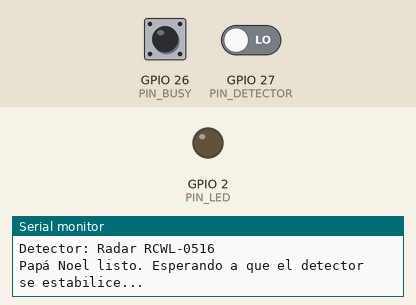
A sketch run on a simulated ESP32. Parts: output pins drawn as LEDs (lit = HIGH), the last lines printed to the serial monitor. The test bench sets the inputs (shaded band); at power-on: GPIO 27 (PIN_DETECTOR) LOW, GPIO 26 (PIN_BUSY) HIGH. Random numbers use the default seed unless the sketch sets one; the audio player accepts every command and is not drawn.

Above: at 2.7 s.
2.8 s: GPIO 27 (PIN_DETECTOR) driven HIGH
At 5.6 s:
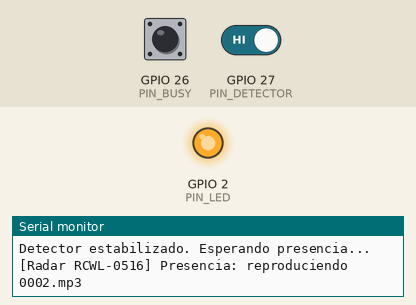
5.8 s: GPIO 27 (PIN_DETECTOR) driven LOW
At 6.7 s:
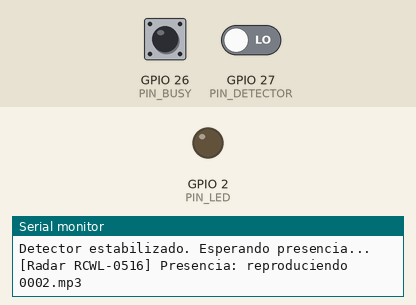
Timing chart, 0 to 8.8 s (numbered marks = the images above; inputs shaded):
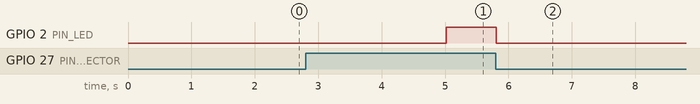

Measured:
- after the input at 2.8 s, GPIO 2 (PIN_LED): LOW → HIGH after 2.2 s
- after the input at 5.8 s, GPIO 2 (PIN_LED): HIGH → LOW at once

The sketch:

papa_noel_detector_presencia.ino
```cpp
/*
  Papá Noel parlante - detección de presencia desacoplada (patrón Adapter)
  ESP32 (normal) + DFPlayer Mini + detector de presencia intercambiable + altavoz

  Archivos de este sketch (todos en la misma carpeta):
    DetectorPresencia.h   -> interfaz común que usa el programa
    AdaptadorRCWL0516.h   -> adaptador del radar RCWL-0516 (el que se usa ahora)
    AdaptadorPIR.h        -> adaptador de un PIR HC-SR501
    AdaptadorBoton.h      -> adaptador de un pulsador (para pruebas)

  Para cambiar de sensor solo hay que tocar la sección "DETECTOR" de abajo.

  Librería necesaria: "DFRobotDFPlayerMini" de DFRobot
  Placa: "ESP32 Dev Module" (core esp32 de Espressif)
*/

#include <Arduino.h>
#include <DFRobotDFPlayerMini.h>

#include "DetectorPresencia.h"
#include "AdaptadorRCWL0516.h"
#include "AdaptadorPIR.h"
#include "AdaptadorBoton.h"

// ---------------- AJUSTES ----------------
const int  NUM_AUDIOS             = 8;    // nº de archivos en /mp3 (0001.mp3 ... 0012.mp3)
const int  VOLUMEN                = 25;    // 0..30
const unsigned long ESPERA_MS     = 30000; // tiempo mínimo entre reproducciones
const unsigned long TRAS_AUDIO_MS = 3000;  // ignora el detector 3 s tras acabar un audio

// ---------------- PINES ------------------
const int PIN_DETECTOR = 27;  // salida del sensor (o pulsador)
const int PIN_BUSY     = 26;  // BUSY del DFPlayer (LOW = sonando)
const int PIN_DF_RX    = 16;  // RX del ESP32  <- TX del DFPlayer
const int PIN_DF_TX    = 17;  // TX del ESP32  -> RX del DFPlayer (con resistencia 1 kΩ)
const int PIN_LED      = 2;   // LED integrado

// ---------------- DETECTOR ---------------
// Descomenta SOLO UNA línea. Es lo único que cambia al cambiar de hardware.
AdaptadorRCWL0516 adaptador(PIN_DETECTOR);
// AdaptadorPIR      adaptador(PIN_DETECTOR);
// AdaptadorBoton    adaptador(PIN_DETECTOR);

DetectorPresencia& detector = adaptador;  // a partir de aquí solo se usa la interfaz

// -----------------------------------------
HardwareSerial dfSerial(2);
DFRobotDFPlayerMini df;

unsigned long ultimaReproduccion = 0;
unsigned long finUltimoAudio = 0;
int ultimoAudio = -1;
bool listo = false;
bool sonandoAntes = false;
bool avisoEstabilizado = false;

int elegirAudio() {
  if (NUM_AUDIOS <= 1) return 1;
  int n;
  do {
    n = random(1, NUM_AUDIOS + 1);
  } while (n == ultimoAudio);  // evita repetir el mismo dos veces seguidas
  ultimoAudio = n;
  return n;
}

bool estaSonando() {
  return digitalRead(PIN_BUSY) == LOW;
}

void setup() {
  Serial.begin(115200);
  pinMode(PIN_BUSY, INPUT_PULLUP);
  pinMode(PIN_LED, OUTPUT);
  randomSeed(esp_random());

  detector.iniciar();
  Serial.printf("Detector: %s\n", detector.nombre());

  dfSerial.begin(9600, SERIAL_8N1, PIN_DF_RX, PIN_DF_TX);
  delay(1000);  // el DFPlayer tarda en arrancar

  for (int intento = 0; intento < 5 && !listo; intento++) {
    listo = df.begin(dfSerial, /*isACK=*/true, /*doReset=*/true);
    if (!listo) {
      Serial.println("DFPlayer no responde, reintentando...");
      delay(1000);
    }
  }
  if (!listo) {
    Serial.println("ERROR: revisa cableado y tarjeta microSD.");
    return;
  }

  df.volume(VOLUMEN);
  df.EQ(DFPLAYER_EQ_BASS);
  Serial.println("Papá Noel listo. Esperando a que el detector se estabilice...");
}

void loop() {
  if (!listo) {
    digitalWrite(PIN_LED, millis() / 250 % 2);  // parpadeo rápido = error
    return;
  }

  detector.actualizar();

  // Apunta cuándo terminó el último audio
  bool sonando = estaSonando();
  if (sonandoAntes && !sonando) finUltimoAudio = millis();
  sonandoAntes = sonando;

  if (!detector.estabilizado()) {
    delay(50);
    return;
  }
  if (!avisoEstabilizado) {
    Serial.println("Detector estabilizado. Esperando presencia...");
    avisoEstabilizado = true;
  }

  bool presencia = detector.presenciaDetectada();
  digitalWrite(PIN_LED, presencia);

  bool enEspera = (ultimaReproduccion != 0) &&
                  (millis() - ultimaReproduccion < ESPERA_MS);
  bool recienAcabado = (finUltimoAudio != 0) &&
                       (millis() - finUltimoAudio < TRAS_AUDIO_MS);

  if (presencia && !sonando && !enEspera && !recienAcabado) {
    int n = elegirAudio();
    Serial.printf("[%s] Presencia: reproduciendo %04d.mp3\n", detector.nombre(), n);
    df.playMp3Folder(n);  // reproduce /mp3/000n.mp3
    ultimaReproduccion = millis();
    delay(500);  // deja que BUSY baje antes de volver a comprobar
  }

  delay(20);
}
```

AdaptadorBoton.h
```cpp
#pragma once
/*
  Adaptador para un pulsador, útil para hacer pruebas sin sensor.

  Hardware:  pulsador entre el pin indicado y GND (usa el pull-up interno).
  Devuelve "presencia" solo en el momento de pulsar, no mientras se mantiene.
*/

#include <Arduino.h>
#include "DetectorPresencia.h"

class AdaptadorBoton : public DetectorPresencia {
public:
  explicit AdaptadorBoton(int pin) : pin_(pin) {}

  void iniciar() override {
    pinMode(pin_, INPUT_PULLUP);
  }

  void actualizar() override {
    bool ahora = digitalRead(pin_) == LOW;      // pulsado = LOW
    if (ahora != estable_ && millis() - cambio_ > 30) {  // antirrebote 30 ms
      estable_ = ahora;
      cambio_ = millis();
      if (estable_) pulsacionPendiente_ = true;
    }
  }

  bool presenciaDetectada() override {
    bool p = pulsacionPendiente_;
    pulsacionPendiente_ = false;  // cada pulsación cuenta una sola vez
    return p;
  }

  const char* nombre() const override { return "Botón"; }

private:
  int pin_;
  bool estable_ = false;
  bool pulsacionPendiente_ = false;
  unsigned long cambio_ = 0;
};
```

AdaptadorPIR.h
```cpp
#pragma once
/*
  Adaptador para un sensor PIR tipo HC-SR501 (o AM312, SR602...).

  Hardware:  VCC -> 5V   GND -> GND   OUT -> pin indicado (HIGH = movimiento)
  - Necesita ~1 minuto para estabilizarse tras encender (HC-SR501).
  - Ajusta en el propio sensor: puente en modo H y tiempo al mínimo.
*/

#include <Arduino.h>
#include "DetectorPresencia.h"

class AdaptadorPIR : public DetectorPresencia {
public:
  explicit AdaptadorPIR(int pinOut, unsigned long arranqueMs = 60000)
    : pin_(pinOut), arranqueMs_(arranqueMs) {}

  void iniciar() override {
    pinMode(pin_, INPUT_PULLDOWN);
    inicio_ = millis();
  }

  bool estabilizado() const override {
    return millis() - inicio_ >= arranqueMs_;
  }

  bool presenciaDetectada() override {
    return digitalRead(pin_) == HIGH;
  }

  const char* nombre() const override { return "PIR HC-SR501"; }

private:
  int pin_;
  unsigned long arranqueMs_;
  unsigned long inicio_ = 0;
};
```

AdaptadorRCWL0516.h
```cpp
#pragma once
/*
  Adaptador para el radar de microondas RCWL-0516.

  Hardware:  VIN -> 5V   GND -> GND   OUT -> pin indicado (HIGH = movimiento)
             (3V3 y CDS sin conectar)
  - Salida a 3,3 V, segura para el ESP32.
  - Se estabiliza en unos segundos tras encender.
  - Mantiene OUT en HIGH ~2 s tras el último movimiento.
*/

#include <Arduino.h>
#include "DetectorPresencia.h"

class AdaptadorRCWL0516 : public DetectorPresencia {
public:
  explicit AdaptadorRCWL0516(int pinOut, unsigned long arranqueMs = 5000)
    : pin_(pinOut), arranqueMs_(arranqueMs) {}

  void iniciar() override {
    pinMode(pin_, INPUT_PULLDOWN);  // si se suelta el cable, no se dispara solo
    inicio_ = millis();
  }

  bool estabilizado() const override {
    return millis() - inicio_ >= arranqueMs_;
  }

  bool presenciaDetectada() override {
    return digitalRead(pin_) == HIGH;
  }

  const char* nombre() const override { return "Radar RCWL-0516"; }

private:
  int pin_;
  unsigned long arranqueMs_;
  unsigned long inicio_ = 0;
};
```

DetectorPresencia.h
```cpp
#pragma once
/*
  DetectorPresencia: la interfaz común (el "Target" del patrón Adapter).

  El programa principal SOLO conoce esta clase. Cada sensor concreto
  (RCWL-0516, PIR, botón, otro radar...) tiene su propio adaptador que
  traduce su forma de funcionar a estos métodos.

  Para añadir un sensor nuevo:
    1. Crea "AdaptadorLoQueSea.h" con una clase que herede de DetectorPresencia.
    2. Implementa iniciar(), presenciaDetectada() y nombre()
       (y si quieres estabilizado() y actualizar()).
    3. En papa_noel_adapter.ino cambia UNA línea: la que crea el detector.
*/

class DetectorPresencia {
public:
  virtual ~DetectorPresencia() {}

  // Configura pines, buses, etc. Se llama una vez en setup().
  virtual void iniciar() = 0;

  // Se llama en cada vuelta de loop(). Útil para sensores que necesitan
  // leer un bus (UART/I2C) o filtrar la señal. Por defecto no hace nada.
  virtual void actualizar() {}

  // true cuando el sensor ya puede dar lecturas fiables
  // (el PIR, por ejemplo, necesita ~1 minuto tras encenderse).
  virtual bool estabilizado() const { return true; }

  // true si ahora mismo hay alguien delante.
  virtual bool presenciaDetectada() = 0;

  // Nombre para mostrar en el Monitor Serie.
  virtual const char* nombre() const = 0;
};
```
